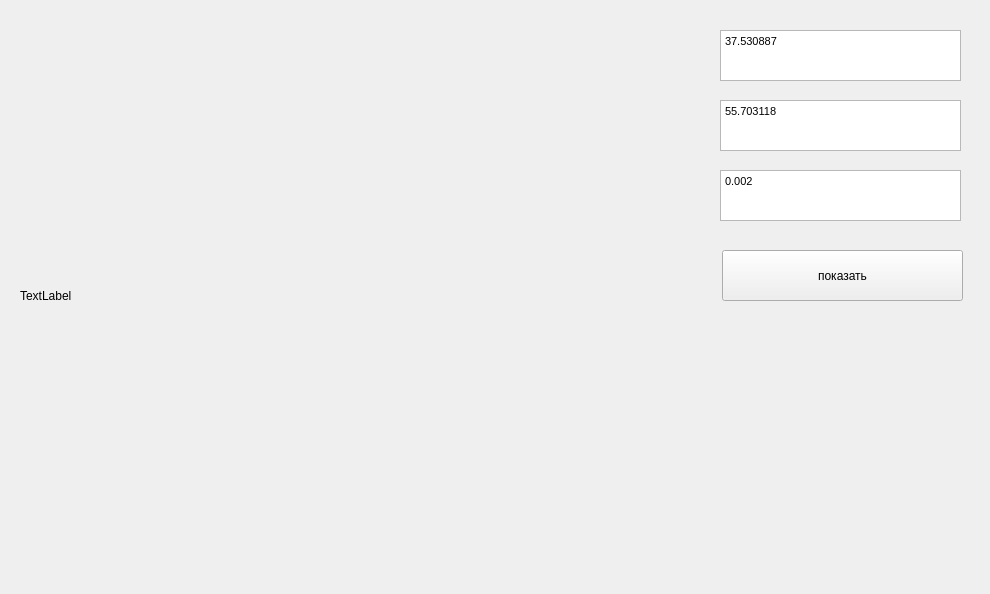
<?xml version="1.0" encoding="UTF-8"?>
<ui version="4.0">
 <class>Form</class>
 <widget class="QWidget" name="Form">
  <property name="geometry">
   <rect>
    <x>0</x>
    <y>0</y>
    <width>990</width>
    <height>594</height>
   </rect>
  </property>
  <property name="windowTitle">
   <string>Form</string>
  </property>
  <widget class="QLabel" name="image">
   <property name="geometry">
    <rect>
     <x>20</x>
     <y>20</y>
     <width>661</width>
     <height>551</height>
    </rect>
   </property>
   <property name="text">
    <string>TextLabel</string>
   </property>
  </widget>
  <widget class="QTextEdit" name="edit_x">
   <property name="geometry">
    <rect>
     <x>720</x>
     <y>30</y>
     <width>241</width>
     <height>51</height>
    </rect>
   </property>
   <property name="html">
    <string>&lt;!DOCTYPE HTML PUBLIC &quot;-//W3C//DTD HTML 4.0//EN&quot; &quot;http://www.w3.org/TR/REC-html40/strict.dtd&quot;&gt;
&lt;html&gt;&lt;head&gt;&lt;meta name=&quot;qrichtext&quot; content=&quot;1&quot; /&gt;&lt;style type=&quot;text/css&quot;&gt;
p, li { white-space: pre-wrap; }
&lt;/style&gt;&lt;/head&gt;&lt;body style=&quot; font-family:'MS Shell Dlg 2'; font-size:8.25pt; font-weight:400; font-style:normal;&quot;&gt;
&lt;p style=&quot; margin-top:0px; margin-bottom:0px; margin-left:0px; margin-right:0px; -qt-block-indent:0; text-indent:0px;&quot;&gt;37.530887&lt;/p&gt;&lt;/body&gt;&lt;/html&gt;</string>
   </property>
   <property name="placeholderText">
    <string>37.530887</string>
   </property>
  </widget>
  <widget class="QTextEdit" name="edit_y">
   <property name="geometry">
    <rect>
     <x>720</x>
     <y>100</y>
     <width>241</width>
     <height>51</height>
    </rect>
   </property>
   <property name="html">
    <string>&lt;!DOCTYPE HTML PUBLIC &quot;-//W3C//DTD HTML 4.0//EN&quot; &quot;http://www.w3.org/TR/REC-html40/strict.dtd&quot;&gt;
&lt;html&gt;&lt;head&gt;&lt;meta name=&quot;qrichtext&quot; content=&quot;1&quot; /&gt;&lt;style type=&quot;text/css&quot;&gt;
p, li { white-space: pre-wrap; }
&lt;/style&gt;&lt;/head&gt;&lt;body style=&quot; font-family:'MS Shell Dlg 2'; font-size:8.25pt; font-weight:400; font-style:normal;&quot;&gt;
&lt;p style=&quot; margin-top:0px; margin-bottom:0px; margin-left:0px; margin-right:0px; -qt-block-indent:0; text-indent:0px;&quot;&gt;55.703118&lt;/p&gt;&lt;/body&gt;&lt;/html&gt;</string>
   </property>
   <property name="placeholderText">
    <string>55.703118</string>
   </property>
  </widget>
  <widget class="QTextEdit" name="mashtab">
   <property name="geometry">
    <rect>
     <x>720</x>
     <y>170</y>
     <width>241</width>
     <height>51</height>
    </rect>
   </property>
   <property name="html">
    <string>&lt;!DOCTYPE HTML PUBLIC &quot;-//W3C//DTD HTML 4.0//EN&quot; &quot;http://www.w3.org/TR/REC-html40/strict.dtd&quot;&gt;
&lt;html&gt;&lt;head&gt;&lt;meta name=&quot;qrichtext&quot; content=&quot;1&quot; /&gt;&lt;style type=&quot;text/css&quot;&gt;
p, li { white-space: pre-wrap; }
&lt;/style&gt;&lt;/head&gt;&lt;body style=&quot; font-family:'MS Shell Dlg 2'; font-size:8.25pt; font-weight:400; font-style:normal;&quot;&gt;
&lt;p style=&quot; margin-top:0px; margin-bottom:0px; margin-left:0px; margin-right:0px; -qt-block-indent:0; text-indent:0px;&quot;&gt;0.002&lt;/p&gt;&lt;/body&gt;&lt;/html&gt;</string>
   </property>
   <property name="placeholderText">
    <string>0.002</string>
   </property>
  </widget>
  <widget class="QPushButton" name="pushButton">
   <property name="geometry">
    <rect>
     <x>722</x>
     <y>250</y>
     <width>241</width>
     <height>51</height>
    </rect>
   </property>
   <property name="text">
    <string>показать</string>
   </property>
  </widget>
 </widget>
 <resources/>
 <connections/>
</ui>
